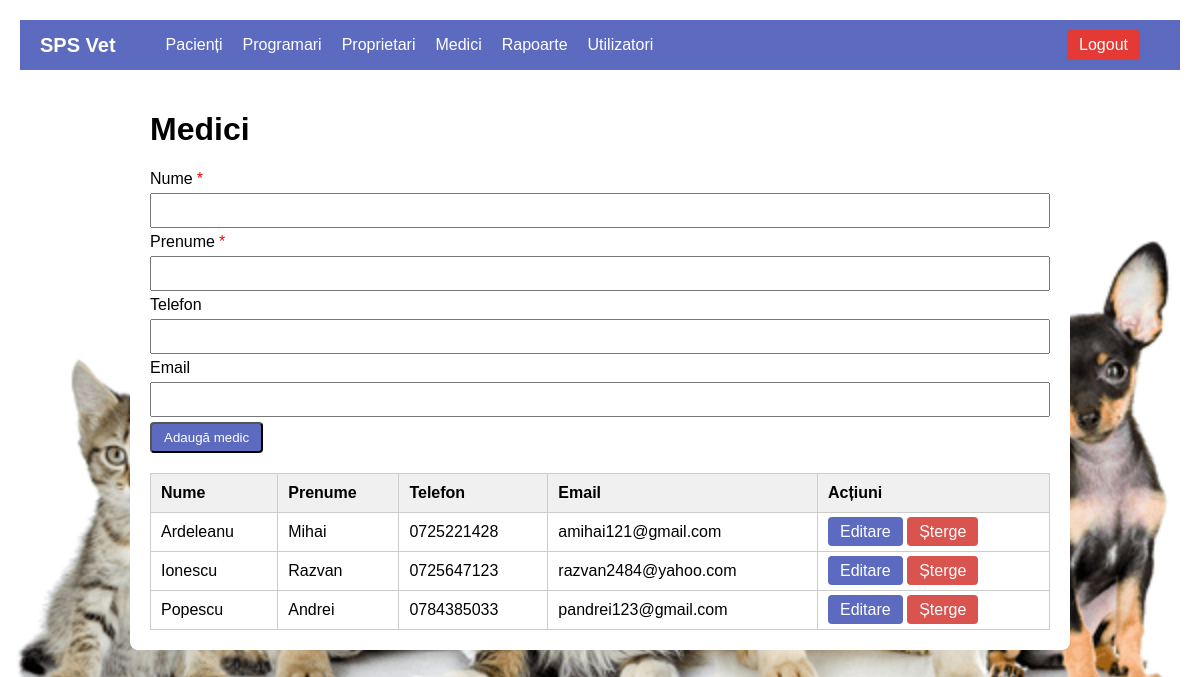
Screenshot of /medici.php (signed in) with the database file from the repository.
### tables this page shows
CREATE TABLE `medici` (
  `id` int(11) NOT NULL,
  `nume` varchar(50) NOT NULL,
  `prenume` varchar(50) NOT NULL,
  `telefon` varchar(20) DEFAULT NULL,
  `email` varchar(100) DEFAULT NULL
);

### medici.php (the view, shortened to what this page needs)
<?php
include("header.php");
$edit_id = isset($_GET['edit']) ? (int)$_GET['edit'] : null;
$rezultat = mysqli_query($con, "SELECT * FROM medici ORDER BY nume, prenume");
?>
<!DOCTYPE html>
<html lang="ro">
<head>
</head>
<body>
<div class="container">
    <h1>Medici</h1>
    <form method="POST">
        <label>Nume</label>
        <input type="text" name="nume" required>
        <label>Prenume</label>
        <input type="text" name="prenume" required>
        <label class="optional">Telefon</label>
        <input type="text" name="telefon">
        <label class="optional">Email</label>
        <input type="email" name="email">
        <button type="submit" name="adauga" class="btn">Adaugă medic</button>
    </form>
    <table>
        <thead>
        <tr>
            <th>Nume</th>
            <th>Prenume</th>
            <th>Telefon</th>
            <th>Email</th>
            <th>Acțiuni</th>
        </tr>
        </thead>
        <tbody>
        <?php while ($medic = mysqli_fetch_assoc($rezultat)): ?>
            <?php if ($edit_id === (int)$medic['id']): ?>
                <form method="POST">
                    <input type="hidden" name="id" value="<?= $medic['id'] ?>">
                    <tr>
                        <td><input type="text" name="nume" value="<?= htmlspecialchars($medic['nume']) ?>" required></td>
                        <td><input type="text" name="prenume" value="<?= htmlspecialchars($medic['prenume']) ?>" required></td>
                        <td><input type="text" name="telefon" value="<?= htmlspecialchars($medic['telefon']) ?>"></td>
                        <td><input type="email" name="email" value="<?= htmlspecialchars($medic['email']) ?>"></td>
                        <td>
                            <button type="submit" name="salveaza" class="btn">Salvează</button>
                            <a href="medici.php" class="btn grey">Renunță</a>
                        </td>
                    </tr>
                </form>
            <?php else: ?>
                <tr>
                    <td><?= htmlspecialchars($medic['nume']) ?></td>
                    <td><?= htmlspecialchars($medic['prenume']) ?></td>
                    <td><?= htmlspecialchars($medic['telefon']) ?></td>
                    <td><?= htmlspecialchars($medic['email']) ?></td>
                    <td>
                        <a href="medici.php?edit=<?= $medic['id'] ?>" class="btn">Editare</a>
                        <a href="medici.php?sterge=<?= $medic['id'] ?>" class="btn red" onclick="return confirm('Sigur vrei să ștergi acest medic?')">Șterge</a>
                    </td>
                </tr>
            <?php endif; ?>
        <?php endwhile; ?>
        </tbody>
    </table>
</div>
</body>
</html>

### medici.php (style rules this page uses)
body { font-family: Arial; background: #f4f4f4; margin: 0; padding: 20px; background: url("imagine.png") no-repeat center center fixed; background-size: cover; }
.container { max-width: 900px; margin: auto; background: white; padding: 20px; border-radius: 8px; }
table { width: 100%; border-collapse: collapse; margin-top: 20px; }
th, td { padding: 10px; border: 1px solid #ccc; text-align: left; }
th { background: #f0f0f0; }
.btn { padding: 6px 12px; background: #5c6bc0; color: white; text-decoration: none; border-radius: 4px; }
.btn.red { background: #d9534f; }
form input { width: 100%; padding: 8px; margin: 5px 0; }
label::after { content: "*"; color: red; margin-left: 4px; }
label.optional::after { content: ""; }

### rows the page displays
medici: nume "Ardeleanu", prenume "Mihai", telefon "0725221428", email "amihai121@gmail.com"
medici: nume "Ionescu", prenume "Razvan", telefon "0725647123", email "razvan2484@yahoo.com"
medici: nume "Popescu", prenume "Andrei", telefon "0784385033", email "pandrei123@gmail.com"
